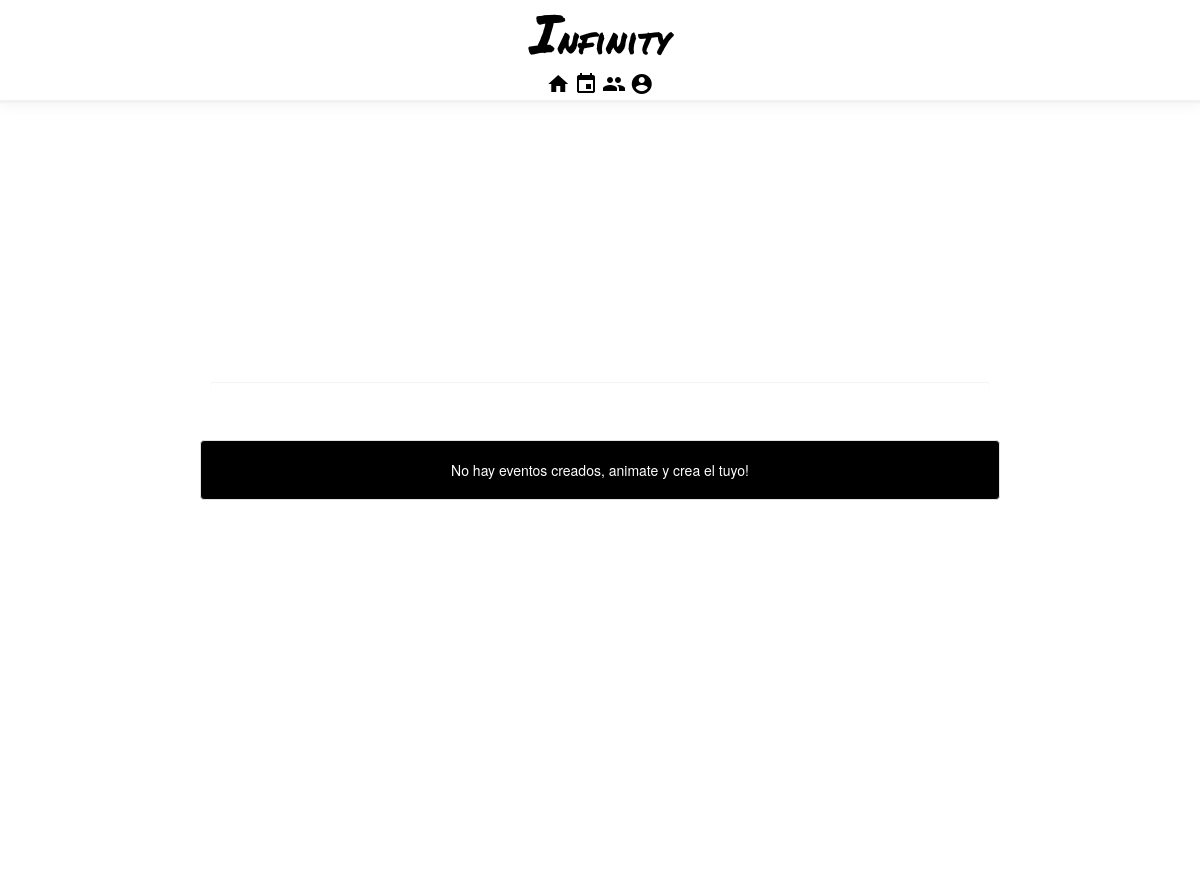
/Entidades/Evento/eventoIndex.php, run on an earlier commit of the app's database.
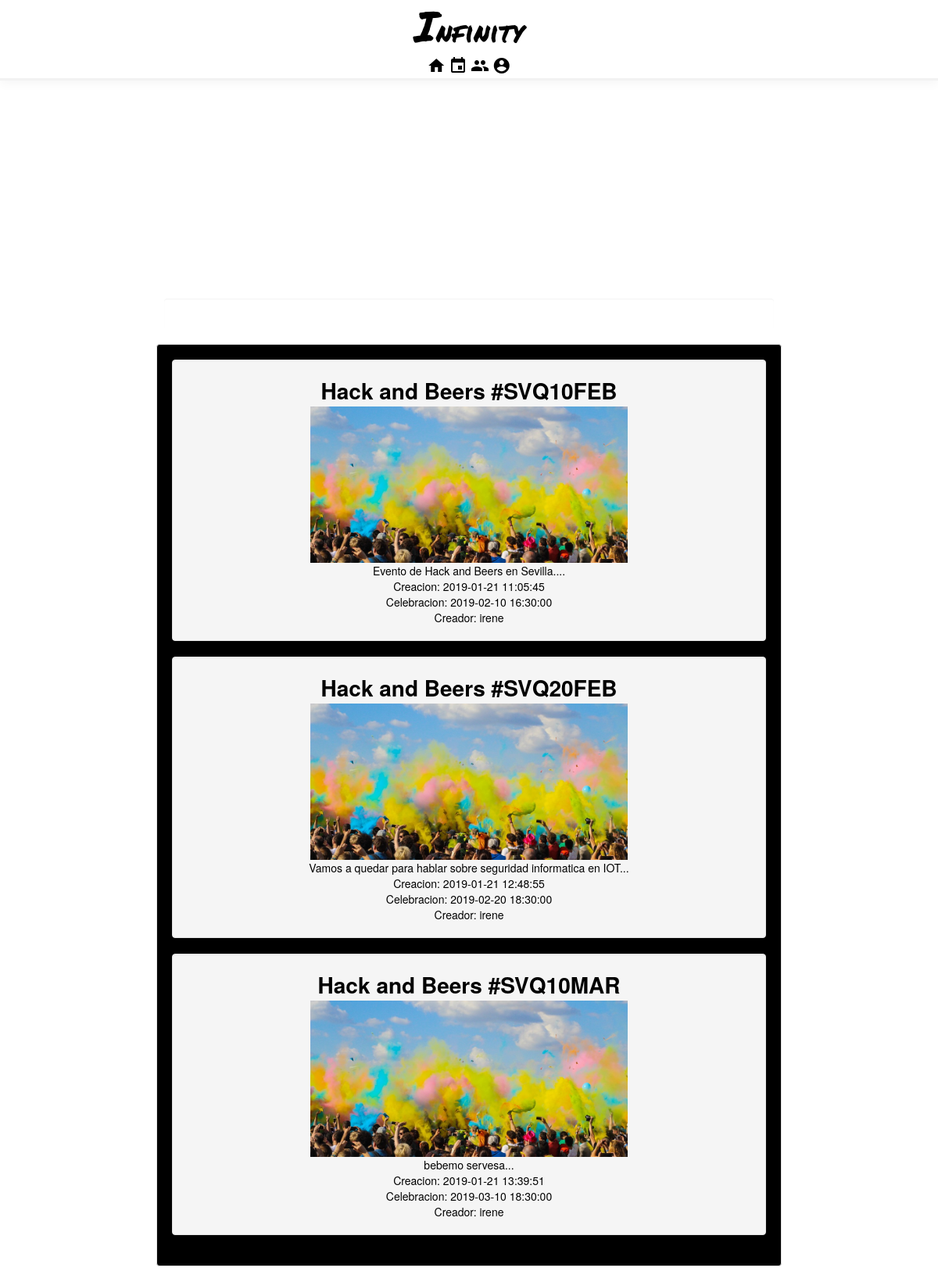
And on a later commit of the database.
### tables this page shows
CREATE TABLE `events` (
  `id` int(11) NOT NULL COMMENT 'Identificador',
  `name` varchar(50) NOT NULL COMMENT 'Nombre del evento',
  `description` varchar(500) NOT NULL COMMENT 'Descripcion sobre como sera el evento',
  `date_creation` timestamp NOT NULL DEFAULT CURRENT_TIMESTAMP COMMENT 'Fecha de creacion del evento',
  `date_celebration` timestamp NOT NULL DEFAULT '0000-00-00 00:00:00' COMMENT 'Fecha cuando se celebrara el evento',
  `host` varchar(20) NOT NULL COMMENT 'Usuario creador del evento',
  `rutaimagen` varchar(100) NOT NULL COMMENT 'Ruta de la imagen de un evento',
  `idLocation` int(11) NOT NULL COMMENT 'id de la localizacion donde se celebra el evento',
  `idAdvertisers` int(11) NOT NULL,
  `group_id` int(11) NOT NULL DEFAULT '0'
);

### Entidades/Evento/eventoIndex.php (the view, shortened to what this page needs)
<!DOCTYPE html>
<html>
    <head>
        <?php include("../stylesheets.php"); ?>
        <link rel="stylesheet" type="text/css" href="../../css/maps.css"/>
    </head>
    <body>
        <?php include("../header.php"); ?>
        <div id="map"></div>
        <div class="container-fluid text-center">
            <div class="col-sm-2 sidenav">
            </div>
            <div class="col-sm-8 text-center well" style="background-color: white; border: none">
            </div>
            <div class="col-sm-2 sidenav">
            </div>
        </div>
        <div class="container-fluid text-center">
            <div class="row content">
                <div class="col-sm-2 sidenav">
                </div>
                <div class="col-sm-8 text-center well" style="background-color: black; color:white">
                    <?php
                    include("../../conexion.php");
                    $consulta = "SELECT * FROM `events` WHERE date_celebration>CURRENT_TIMESTAMP ORDER BY date_celebration";
                    $resultado = mysqli_query($con, $consulta);
                    if (!(mysqli_num_rows($resultado)) == 0) {
                        $i = 0;
                        while ($auxiliar = mysqli_fetch_array($resultado)) {
                            $fila[$i] = $auxiliar;
                            $i++;
                        }
                        for ($i = 0; $i < sizeof($fila); $i++) {
                            $nombreEvento = $fila[$i]['name'];
                            $fechaCreacion = $fila[$i]['date_creation'];
                            $fechaCelebracion = $fila[$i]['date_celebration'];
                            $creador = $fila[$i]['host'];
                            $descripcion = substr($fila[$i]['description'],0,80).("...");
                            $evento_id = $fila[$i]['id'];
                            $rutaimagen = $fila[$i]['rutaimagen'];
                            echo "<div class='text-center well'>
                                <table style='color:black; margin:auto;'>
                                        <tr>
                                            <th style='text-align:center; font-size: 2em;'><a class='link' href='eventoMostrar.php?id=$evento_id'>$nombreEvento</th>
                                        </tr>
                                        <tr>
                                            <td><img src='$rutaimagen' class='img-responsive center-block' alt='imagen del evento' style='width:200px%; height:200px;'></td>
                                        </tr>
                                        <tr>
                                            <td>$descripcion</td>
                                        </tr>
                                        <tr>
                                            <td>Creacion: $fechaCreacion</td>
                                        </tr>
                                        <tr>
                                            <td>Celebracion: $fechaCelebracion</td>
                                        </tr>
                                        <tr>
                                            <td>Creador: $creador</td>
                                        </tr>
                                </table>
                                </div>";
                        }
                    } else {
                        echo "No hay eventos creados, animate y crea el tuyo!";
                    }
                    ?>
                </div>
                <div class="col-sm-2 sidenav">
                </div>
            </div>
        </div>
    </body>
</html>

What changed in the data, as far as the page shows it:
added events: name "Hack and Beers #SVQ10FEB", rutaimagen (placeholder picture), description "Evento de Hack and Beers en Sevilla....", date_creation "2019-01-21 11:05:45", date_celebration "2019-02-10 16:30:00", host "irene"
added events: name "Hack and Beers #SVQ20FEB", rutaimagen (placeholder picture), description "Vamos a quedar para hablar sobre seguridad informatica en IOT...", date_creation "2019-01-21 12:48:55", date_celebration "2019-02-20 18:30:00", host "irene"
added events: name "Hack and Beers #SVQ10MAR", rutaimagen (placeholder picture), description "bebemo servesa...", date_creation "2019-01-21 13:39:51", date_celebration "2019-03-10 18:30:00", host "irene"
Also different on the page:
text no longer shown: "No hay eventos creados, animate y crea el tuyo!"
